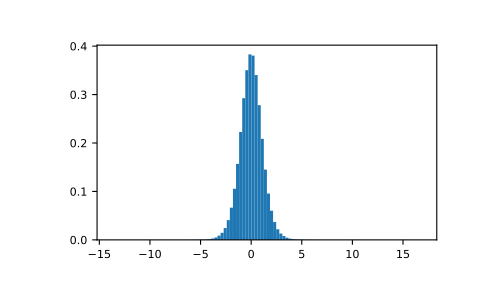

The script that drew this image:
# From Dalgaard page 83 [R89f5270d198b-1]_, suppose the daily energy intake for 11
# women in kilojoules (kJ) is:

intake = np.array([5260., 5470, 5640, 6180, 6390, 6515, 6805, 7515, \
                   7515, 8230, 8770])

# Does their energy intake deviate systematically from the recommended
# value of 7725 kJ? Our null hypothesis will be the absence of deviation,
# and the alternate hypothesis will be the presence of an effect that could be
# either positive or negative, hence making our test 2-tailed.

# Because we are estimating the mean and we have N=11 values in our sample,
# we have N-1=10 degrees of freedom. We set our significance level to 95% and
# compute the t statistic using the empirical mean and empirical standard
# deviation of our intake. We use a ddof of 1 to base the computation of our
# empirical standard deviation on an unbiased estimate of the variance (note:
# the final estimate is not unbiased due to the concave nature of the square
# root).

np.mean(intake)
# 6753.636363636364
intake.std(ddof=1)
# 1142.1232221373727
t = (np.mean(intake)-7725)/(intake.std(ddof=1)/np.sqrt(len(intake)))
t
# -2.8207540608310198

# We draw 1000000 samples from Student's t distribution with the adequate
# degrees of freedom.

import matplotlib.pyplot as plt
s = np.random.standard_t(10, size=1000000)
h = plt.hist(s, bins=100, density=True)

# Does our t statistic land in one of the two critical regions found at
# both tails of the distribution?

np.sum(np.abs(t) < np.abs(s)) / float(len(s))
# 0.018318  #random < 0.05, statistic is in critical region

# The probability value for this 2-tailed test is about 1.83%, which is
# lower than the 5% pre-determined significance threshold.

# Therefore, the probability of observing values as extreme as our intake
# conditionally on the null hypothesis being true is too low, and we reject
# the null hypothesis of no deviation.
